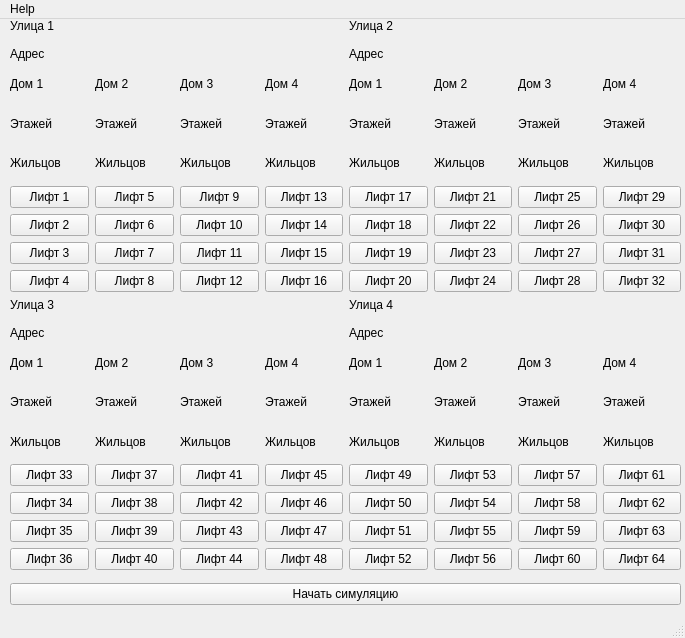
<?xml version="1.0" encoding="UTF-8"?>
<ui version="4.0">
 <class>MainWindow</class>
 <widget class="QMainWindow" name="MainWindow">
  <property name="geometry">
   <rect>
    <x>0</x>
    <y>0</y>
    <width>685</width>
    <height>638</height>
   </rect>
  </property>
  <property name="windowTitle">
   <string>MainWindow</string>
  </property>
  <widget class="QWidget" name="centralwidget">
   <widget class="QWidget" name="gridLayoutWidget">
    <property name="geometry">
     <rect>
      <x>10</x>
      <y>0</y>
      <width>671</width>
      <height>551</height>
     </rect>
    </property>
    <layout class="QGridLayout" name="gridLayout" rowstretch="1,1" columnstretch="1,1">
     <property name="sizeConstraint">
      <enum>QLayout::SetDefaultConstraint</enum>
     </property>
     <item row="0" column="0">
      <layout class="QVBoxLayout" name="streetLayout1" stretch="1,0,10">
       <item alignment="Qt::AlignTop">
        <widget class="QLabel" name="st1_lbl">
         <property name="text">
          <string>Улица 1</string>
         </property>
        </widget>
       </item>
       <item>
        <widget class="QLabel" name="address1">
         <property name="text">
          <string>Адрес</string>
         </property>
        </widget>
       </item>
       <item>
        <layout class="QHBoxLayout" name="homesLayout1" stretch="1,1,1,1">
         <item>
          <layout class="QVBoxLayout" name="st1_home1Layout">
           <item>
            <widget class="QLabel" name="house1">
             <property name="text">
              <string>Дом 1</string>
             </property>
            </widget>
           </item>
           <item>
            <widget class="QLabel" name="floors1">
             <property name="text">
              <string>Этажей</string>
             </property>
            </widget>
           </item>
           <item>
            <widget class="QLabel" name="live1">
             <property name="text">
              <string>Жильцов</string>
             </property>
            </widget>
           </item>
           <item>
            <widget class="QPushButton" name="lift_1">
             <property name="text">
              <string>Лифт 1</string>
             </property>
            </widget>
           </item>
           <item>
            <widget class="QPushButton" name="lift_2">
             <property name="text">
              <string>Лифт 2</string>
             </property>
            </widget>
           </item>
           <item>
            <widget class="QPushButton" name="lift_3">
             <property name="text">
              <string>Лифт 3</string>
             </property>
            </widget>
           </item>
           <item>
            <widget class="QPushButton" name="lift_4">
             <property name="text">
              <string>Лифт 4</string>
             </property>
            </widget>
           </item>
          </layout>
         </item>
         <item>
          <layout class="QVBoxLayout" name="st1_home2Layout">
           <item>
            <widget class="QLabel" name="house1_2">
             <property name="text">
              <string>Дом 2</string>
             </property>
            </widget>
           </item>
           <item>
            <widget class="QLabel" name="floors1_2">
             <property name="text">
              <string>Этажей</string>
             </property>
            </widget>
           </item>
           <item>
            <widget class="QLabel" name="live1_2">
             <property name="text">
              <string>Жильцов</string>
             </property>
            </widget>
           </item>
           <item>
            <widget class="QPushButton" name="lift_5">
             <property name="text">
              <string>Лифт 5</string>
             </property>
            </widget>
           </item>
           <item>
            <widget class="QPushButton" name="lift_6">
             <property name="text">
              <string>Лифт 6</string>
             </property>
            </widget>
           </item>
           <item>
            <widget class="QPushButton" name="lift_7">
             <property name="text">
              <string>Лифт 7</string>
             </property>
            </widget>
           </item>
           <item>
            <widget class="QPushButton" name="lift_8">
             <property name="text">
              <string>Лифт 8</string>
             </property>
            </widget>
           </item>
          </layout>
         </item>
         <item>
          <layout class="QVBoxLayout" name="st1_home3Layout">
           <item>
            <widget class="QLabel" name="house1_3">
             <property name="text">
              <string>Дом 3</string>
             </property>
            </widget>
           </item>
           <item>
            <widget class="QLabel" name="floors1_3">
             <property name="text">
              <string>Этажей</string>
             </property>
            </widget>
           </item>
           <item>
            <widget class="QLabel" name="live1_3">
             <property name="text">
              <string>Жильцов</string>
             </property>
            </widget>
           </item>
           <item>
            <widget class="QPushButton" name="lift_9">
             <property name="text">
              <string>Лифт 9</string>
             </property>
            </widget>
           </item>
           <item>
            <widget class="QPushButton" name="lift_10">
             <property name="text">
              <string>Лифт 10</string>
             </property>
            </widget>
           </item>
           <item>
            <widget class="QPushButton" name="lift_11">
             <property name="text">
              <string>Лифт 11</string>
             </property>
            </widget>
           </item>
           <item>
            <widget class="QPushButton" name="lift_12">
             <property name="text">
              <string>Лифт 12</string>
             </property>
            </widget>
           </item>
          </layout>
         </item>
         <item>
          <layout class="QVBoxLayout" name="st1_home4Layout">
           <item>
            <widget class="QLabel" name="house1_4">
             <property name="text">
              <string>Дом 4</string>
             </property>
            </widget>
           </item>
           <item>
            <widget class="QLabel" name="floors1_4">
             <property name="text">
              <string>Этажей</string>
             </property>
            </widget>
           </item>
           <item>
            <widget class="QLabel" name="live1_4">
             <property name="text">
              <string>Жильцов</string>
             </property>
            </widget>
           </item>
           <item>
            <widget class="QPushButton" name="lift_13">
             <property name="text">
              <string>Лифт 13</string>
             </property>
            </widget>
           </item>
           <item>
            <widget class="QPushButton" name="lift_14">
             <property name="text">
              <string>Лифт 14</string>
             </property>
            </widget>
           </item>
           <item>
            <widget class="QPushButton" name="lift_15">
             <property name="text">
              <string>Лифт 15</string>
             </property>
            </widget>
           </item>
           <item>
            <widget class="QPushButton" name="lift_16">
             <property name="text">
              <string>Лифт 16</string>
             </property>
            </widget>
           </item>
          </layout>
         </item>
        </layout>
       </item>
      </layout>
     </item>
     <item row="0" column="1">
      <layout class="QVBoxLayout" name="streetLayout1_6" stretch="1,0,10">
       <item alignment="Qt::AlignTop">
        <widget class="QLabel" name="st1_lbl_4">
         <property name="text">
          <string>Улица 2</string>
         </property>
        </widget>
       </item>
       <item>
        <widget class="QLabel" name="address2">
         <property name="text">
          <string>Адрес</string>
         </property>
        </widget>
       </item>
       <item>
        <layout class="QHBoxLayout" name="homesLayout1_6" stretch="1,1,1,1">
         <item>
          <layout class="QVBoxLayout" name="st1_home1Layout_6">
           <item>
            <widget class="QLabel" name="house1_5">
             <property name="text">
              <string>Дом 1</string>
             </property>
            </widget>
           </item>
           <item>
            <widget class="QLabel" name="floors1_5">
             <property name="text">
              <string>Этажей</string>
             </property>
            </widget>
           </item>
           <item>
            <widget class="QLabel" name="live1_5">
             <property name="text">
              <string>Жильцов</string>
             </property>
            </widget>
           </item>
           <item>
            <widget class="QPushButton" name="lift_17">
             <property name="text">
              <string>Лифт 17</string>
             </property>
            </widget>
           </item>
           <item>
            <widget class="QPushButton" name="lift_18">
             <property name="text">
              <string>Лифт 18</string>
             </property>
            </widget>
           </item>
           <item>
            <widget class="QPushButton" name="lift_19">
             <property name="text">
              <string>Лифт 19</string>
             </property>
            </widget>
           </item>
           <item>
            <widget class="QPushButton" name="lift_20">
             <property name="text">
              <string>Лифт 20</string>
             </property>
            </widget>
           </item>
          </layout>
         </item>
         <item>
          <layout class="QVBoxLayout" name="st1_home2Layout_6">
           <item>
            <widget class="QLabel" name="house1_6">
             <property name="text">
              <string>Дом 2</string>
             </property>
            </widget>
           </item>
           <item>
            <widget class="QLabel" name="floors1_6">
             <property name="text">
              <string>Этажей</string>
             </property>
            </widget>
           </item>
           <item>
            <widget class="QLabel" name="live1_6">
             <property name="text">
              <string>Жильцов</string>
             </property>
            </widget>
           </item>
           <item>
            <widget class="QPushButton" name="lift_21">
             <property name="text">
              <string>Лифт 21</string>
             </property>
            </widget>
           </item>
           <item>
            <widget class="QPushButton" name="lift_22">
             <property name="text">
              <string>Лифт 22</string>
             </property>
            </widget>
           </item>
           <item>
            <widget class="QPushButton" name="lift_23">
             <property name="text">
              <string>Лифт 23</string>
             </property>
            </widget>
           </item>
           <item>
            <widget class="QPushButton" name="lift_24">
             <property name="text">
              <string>Лифт 24</string>
             </property>
            </widget>
           </item>
          </layout>
         </item>
         <item>
          <layout class="QVBoxLayout" name="st1_home3Layout_6">
           <item>
            <widget class="QLabel" name="house1_7">
             <property name="text">
              <string>Дом 3</string>
             </property>
            </widget>
           </item>
           <item>
            <widget class="QLabel" name="floors1_7">
             <property name="text">
              <string>Этажей</string>
             </property>
            </widget>
           </item>
           <item>
            <widget class="QLabel" name="live1_7">
             <property name="text">
              <string>Жильцов</string>
             </property>
            </widget>
           </item>
           <item>
            <widget class="QPushButton" name="lift_25">
             <property name="text">
              <string>Лифт 25</string>
             </property>
            </widget>
           </item>
           <item>
            <widget class="QPushButton" name="lift_26">
             <property name="text">
              <string>Лифт 26</string>
             </property>
            </widget>
           </item>
           <item>
            <widget class="QPushButton" name="lift_27">
             <property name="text">
              <string>Лифт 27</string>
             </property>
            </widget>
           </item>
           <item>
            <widget class="QPushButton" name="lift_28">
             <property name="text">
              <string>Лифт 28</string>
             </property>
            </widget>
           </item>
          </layout>
         </item>
         <item>
          <layout class="QVBoxLayout" name="st1_home4Layout_6">
           <item>
            <widget class="QLabel" name="house1_8">
             <property name="text">
              <string>Дом 4</string>
             </property>
            </widget>
           </item>
           <item>
            <widget class="QLabel" name="floors1_8">
             <property name="text">
              <string>Этажей</string>
             </property>
            </widget>
           </item>
           <item>
            <widget class="QLabel" name="live1_8">
             <property name="text">
              <string>Жильцов</string>
             </property>
            </widget>
           </item>
           <item>
            <widget class="QPushButton" name="lift_29">
             <property name="text">
              <string>Лифт 29</string>
             </property>
            </widget>
           </item>
           <item>
            <widget class="QPushButton" name="lift_30">
             <property name="text">
              <string>Лифт 30</string>
             </property>
            </widget>
           </item>
           <item>
            <widget class="QPushButton" name="lift_31">
             <property name="text">
              <string>Лифт 31</string>
             </property>
            </widget>
           </item>
           <item>
            <widget class="QPushButton" name="lift_32">
             <property name="text">
              <string>Лифт 32</string>
             </property>
            </widget>
           </item>
          </layout>
         </item>
        </layout>
       </item>
      </layout>
     </item>
     <item row="1" column="0">
      <layout class="QVBoxLayout" name="streetLayout1_7" stretch="1,0,10">
       <item alignment="Qt::AlignTop">
        <widget class="QLabel" name="st1_lbl_5">
         <property name="text">
          <string>Улица 3</string>
         </property>
        </widget>
       </item>
       <item>
        <widget class="QLabel" name="address3">
         <property name="text">
          <string>Адрес</string>
         </property>
        </widget>
       </item>
       <item>
        <layout class="QHBoxLayout" name="homesLayout1_7" stretch="1,1,1,1">
         <item>
          <layout class="QVBoxLayout" name="st1_home1Layout_7">
           <item>
            <widget class="QLabel" name="house1_9">
             <property name="text">
              <string>Дом 1</string>
             </property>
            </widget>
           </item>
           <item>
            <widget class="QLabel" name="floors1_9">
             <property name="text">
              <string>Этажей</string>
             </property>
            </widget>
           </item>
           <item>
            <widget class="QLabel" name="live1_9">
             <property name="text">
              <string>Жильцов</string>
             </property>
            </widget>
           </item>
           <item>
            <widget class="QPushButton" name="lift_33">
             <property name="text">
              <string>Лифт 33</string>
             </property>
            </widget>
           </item>
           <item>
            <widget class="QPushButton" name="lift_34">
             <property name="text">
              <string>Лифт 34</string>
             </property>
            </widget>
           </item>
           <item>
            <widget class="QPushButton" name="lift_35">
             <property name="text">
              <string>Лифт 35</string>
             </property>
            </widget>
           </item>
           <item>
            <widget class="QPushButton" name="lift_36">
             <property name="text">
              <string>Лифт 36</string>
             </property>
            </widget>
           </item>
          </layout>
         </item>
         <item>
          <layout class="QVBoxLayout" name="st1_home2Layout_7">
           <item>
            <widget class="QLabel" name="house1_10">
             <property name="text">
              <string>Дом 2</string>
             </property>
            </widget>
           </item>
           <item>
            <widget class="QLabel" name="floors1_10">
             <property name="text">
              <string>Этажей</string>
             </property>
            </widget>
           </item>
           <item>
            <widget class="QLabel" name="live1_10">
             <property name="text">
              <string>Жильцов</string>
             </property>
            </widget>
           </item>
           <item>
            <widget class="QPushButton" name="lift_37">
             <property name="text">
              <string>Лифт 37</string>
             </property>
            </widget>
           </item>
           <item>
            <widget class="QPushButton" name="lift_38">
             <property name="text">
              <string>Лифт 38</string>
             </property>
            </widget>
           </item>
           <item>
            <widget class="QPushButton" name="lift_39">
             <property name="text">
              <string>Лифт 39</string>
             </property>
            </widget>
           </item>
           <item>
            <widget class="QPushButton" name="lift_40">
             <property name="text">
              <string>Лифт 40</string>
             </property>
            </widget>
           </item>
          </layout>
         </item>
         <item>
          <layout class="QVBoxLayout" name="st1_home3Layout_7">
           <item>
            <widget class="QLabel" name="house1_11">
             <property name="text">
              <string>Дом 3</string>
             </property>
            </widget>
           </item>
           <item>
            <widget class="QLabel" name="floors1_11">
             <property name="text">
              <string>Этажей</string>
             </property>
            </widget>
           </item>
           <item>
            <widget class="QLabel" name="live1_11">
             <property name="text">
              <string>Жильцов</string>
             </property>
            </widget>
           </item>
           <item>
            <widget class="QPushButton" name="lift_41">
             <property name="text">
              <string>Лифт 41</string>
             </property>
            </widget>
           </item>
           <item>
            <widget class="QPushButton" name="lift_42">
             <property name="text">
              <string>Лифт 42</string>
             </property>
            </widget>
           </item>
           <item>
            <widget class="QPushButton" name="lift_43">
             <property name="text">
              <string>Лифт 43</string>
             </property>
            </widget>
           </item>
           <item>
            <widget class="QPushButton" name="lift_44">
             <property name="text">
              <string>Лифт 44</string>
             </property>
            </widget>
           </item>
          </layout>
         </item>
         <item>
          <layout class="QVBoxLayout" name="st1_home4Layout_7">
           <item>
            <widget class="QLabel" name="house1_12">
             <property name="text">
              <string>Дом 4</string>
             </property>
            </widget>
           </item>
           <item>
            <widget class="QLabel" name="floors1_12">
             <property name="text">
              <string>Этажей</string>
             </property>
            </widget>
           </item>
           <item>
            <widget class="QLabel" name="live1_12">
             <property name="text">
              <string>Жильцов</string>
             </property>
            </widget>
           </item>
           <item>
            <widget class="QPushButton" name="lift_45">
             <property name="text">
              <string>Лифт 45</string>
             </property>
            </widget>
           </item>
           <item>
            <widget class="QPushButton" name="lift_46">
             <property name="text">
              <string>Лифт 46</string>
             </property>
            </widget>
           </item>
           <item>
            <widget class="QPushButton" name="lift_47">
             <property name="text">
              <string>Лифт 47</string>
             </property>
            </widget>
           </item>
           <item>
            <widget class="QPushButton" name="lift_48">
             <property name="text">
              <string>Лифт 48</string>
             </property>
            </widget>
           </item>
          </layout>
         </item>
        </layout>
       </item>
      </layout>
     </item>
     <item row="1" column="1">
      <layout class="QVBoxLayout" name="streetLayout1_8" stretch="1,0,10">
       <item alignment="Qt::AlignTop">
        <widget class="QLabel" name="st1_lbl_6">
         <property name="text">
          <string>Улица 4</string>
         </property>
        </widget>
       </item>
       <item>
        <widget class="QLabel" name="address4">
         <property name="text">
          <string>Адрес</string>
         </property>
        </widget>
       </item>
       <item>
        <layout class="QHBoxLayout" name="homesLayout1_8" stretch="1,1,1,1">
         <item>
          <layout class="QVBoxLayout" name="st1_home1Layout_8">
           <item>
            <widget class="QLabel" name="house1_13">
             <property name="text">
              <string>Дом 1</string>
             </property>
            </widget>
           </item>
           <item>
            <widget class="QLabel" name="floors1_13">
             <property name="text">
              <string>Этажей</string>
             </property>
            </widget>
           </item>
           <item>
            <widget class="QLabel" name="live1_13">
             <property name="text">
              <string>Жильцов</string>
             </property>
            </widget>
           </item>
           <item>
            <widget class="QPushButton" name="lift_49">
             <property name="text">
              <string>Лифт 49</string>
             </property>
            </widget>
           </item>
           <item>
            <widget class="QPushButton" name="lift_50">
             <property name="text">
              <string>Лифт 50</string>
             </property>
            </widget>
           </item>
           <item>
            <widget class="QPushButton" name="lift_51">
             <property name="text">
              <string>Лифт 51</string>
             </property>
            </widget>
           </item>
           <item>
            <widget class="QPushButton" name="lift_52">
             <property name="text">
              <string>Лифт 52</string>
             </property>
            </widget>
           </item>
          </layout>
         </item>
         <item>
          <layout class="QVBoxLayout" name="st1_home2Layout_8">
           <item>
            <widget class="QLabel" name="house1_14">
             <property name="text">
              <string>Дом 2</string>
             </property>
            </widget>
           </item>
           <item>
            <widget class="QLabel" name="floors1_14">
             <property name="text">
              <string>Этажей</string>
             </property>
            </widget>
           </item>
           <item>
            <widget class="QLabel" name="live1_14">
             <property name="text">
              <string>Жильцов</string>
             </property>
            </widget>
           </item>
           <item>
            <widget class="QPushButton" name="lift_53">
             <property name="text">
              <string>Лифт 53</string>
             </property>
            </widget>
           </item>
           <item>
            <widget class="QPushButton" name="lift_54">
             <property name="text">
              <string>Лифт 54</string>
             </property>
            </widget>
           </item>
           <item>
            <widget class="QPushButton" name="lift_55">
             <property name="text">
              <string>Лифт 55</string>
             </property>
            </widget>
           </item>
           <item>
            <widget class="QPushButton" name="lift_56">
             <property name="text">
              <string>Лифт 56</string>
             </property>
            </widget>
           </item>
          </layout>
         </item>
         <item>
          <layout class="QVBoxLayout" name="st1_home3Layout_8">
           <item>
            <widget class="QLabel" name="house1_15">
             <property name="text">
              <string>Дом 3</string>
             </property>
            </widget>
           </item>
           <item>
            <widget class="QLabel" name="floors1_15">
             <property name="text">
              <string>Этажей</string>
             </property>
            </widget>
           </item>
           <item>
            <widget class="QLabel" name="live1_15">
             <property name="text">
              <string>Жильцов</string>
             </property>
            </widget>
           </item>
           <item>
            <widget class="QPushButton" name="lift_57">
             <property name="text">
              <string>Лифт 57</string>
             </property>
            </widget>
           </item>
           <item>
            <widget class="QPushButton" name="lift_58">
             <property name="text">
              <string>Лифт 58</string>
             </property>
            </widget>
           </item>
           <item>
            <widget class="QPushButton" name="lift_59">
             <property name="text">
              <string>Лифт 59</string>
             </property>
            </widget>
           </item>
           <item>
            <widget class="QPushButton" name="lift_60">
             <property name="text">
              <string>Лифт 60</string>
             </property>
            </widget>
           </item>
          </layout>
         </item>
         <item>
          <layout class="QVBoxLayout" name="st1_home4Layout_8">
           <item>
            <widget class="QLabel" name="house1_16">
             <property name="text">
              <string>Дом 4</string>
             </property>
            </widget>
           </item>
           <item>
            <widget class="QLabel" name="floors1_16">
             <property name="text">
              <string>Этажей</string>
             </property>
            </widget>
           </item>
           <item>
            <widget class="QLabel" name="live1_16">
             <property name="text">
              <string>Жильцов</string>
             </property>
            </widget>
           </item>
           <item>
            <widget class="QPushButton" name="lift_61">
             <property name="text">
              <string>Лифт 61</string>
             </property>
            </widget>
           </item>
           <item>
            <widget class="QPushButton" name="lift_62">
             <property name="text">
              <string>Лифт 62</string>
             </property>
            </widget>
           </item>
           <item>
            <widget class="QPushButton" name="lift_63">
             <property name="text">
              <string>Лифт 63</string>
             </property>
            </widget>
           </item>
           <item>
            <widget class="QPushButton" name="lift_64">
             <property name="text">
              <string>Лифт 64</string>
             </property>
            </widget>
           </item>
          </layout>
         </item>
        </layout>
       </item>
      </layout>
     </item>
    </layout>
   </widget>
   <widget class="QWidget" name="horizontalLayoutWidget">
    <property name="geometry">
     <rect>
      <x>10</x>
      <y>560</y>
      <width>671</width>
      <height>31</height>
     </rect>
    </property>
    <layout class="QHBoxLayout" name="horizontalLayout">
     <item>
      <widget class="QPushButton" name="simultation_btn">
       <property name="text">
        <string>Начать симуляцию</string>
       </property>
      </widget>
     </item>
    </layout>
   </widget>
  </widget>
  <widget class="QMenuBar" name="menubar">
   <property name="geometry">
    <rect>
     <x>0</x>
     <y>0</y>
     <width>685</width>
     <height>21</height>
    </rect>
   </property>
   <widget class="QMenu" name="menuhelp">
    <property name="title">
     <string>Help</string>
    </property>
   </widget>
   <addaction name="menuhelp"/>
  </widget>
  <widget class="QStatusBar" name="statusbar"/>
 </widget>
 <resources/>
 <connections/>
</ui>
